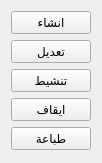
             <widget class="QWidget" name="QM_Promotion_Voucher">
              <property name="geometry">
               <rect>
                <x>0</x>
                <y>0</y>
                <width>83</width>
                <height>163</height>
               </rect>
              </property>
              <attribute name="label">
               <string>قسيمة مشتريات</string>
              </attribute>
              <layout class="QGridLayout" name="gridLayout_5">
               <item row="2" column="1">
                <widget class="QPushButton" name="QAct_Voucher_Activate">
                 <property name="text">
                  <string>تنشيط</string>
                 </property>
                </widget>
               </item>
               <item row="0" column="1">
                <widget class="QPushButton" name="QAct_Voucher_Add">
                 <property name="text">
                  <string>انشاء</string>
                 </property>
                </widget>
               </item>
               <item row="1" column="1">
                <widget class="QPushButton" name="QAct_Voucher_Edit">
                 <property name="text">
                  <string>تعديل</string>
                 </property>
                </widget>
               </item>
               <item row="4" column="1">
                <widget class="QPushButton" name="QAct_Voucher_Print">
                 <property name="text">
                  <string>طباعة</string>
                 </property>
                </widget>
               </item>
               <item row="3" column="1">
                <widget class="QPushButton" name="QAct_Voucher_Deactivate">
                 <property name="text">
                  <string>ايقاف</string>
                 </property>
                </widget>
               </item>
               <item row="5" column="1">
                <spacer name="verticalSpacer_3">
                 <property name="orientation">
                  <enum>Qt::Vertical</enum>
                 </property>
                 <property name="sizeHint" stdset="0">
                  <size>
                   <width>20</width>
                   <height>58</height>
                  </size>
                 </property>
                </spacer>
               </item>
               <item row="1" column="0">
                <layout class="QGridLayout" name="gridLayout_23">
                 <item row="0" column="0">
                  <spacer name="horizontalSpacer_4">
                   <property name="orientation">
                    <enum>Qt::Horizontal</enum>
                   </property>
                   <property name="sizeHint" stdset="0">
                    <size>
                     <width>40</width>
                     <height>20</height>
                    </size>
                   </property>
                  </spacer>
                 </item>
                </layout>
               </item>
              </layout>
             </widget>
